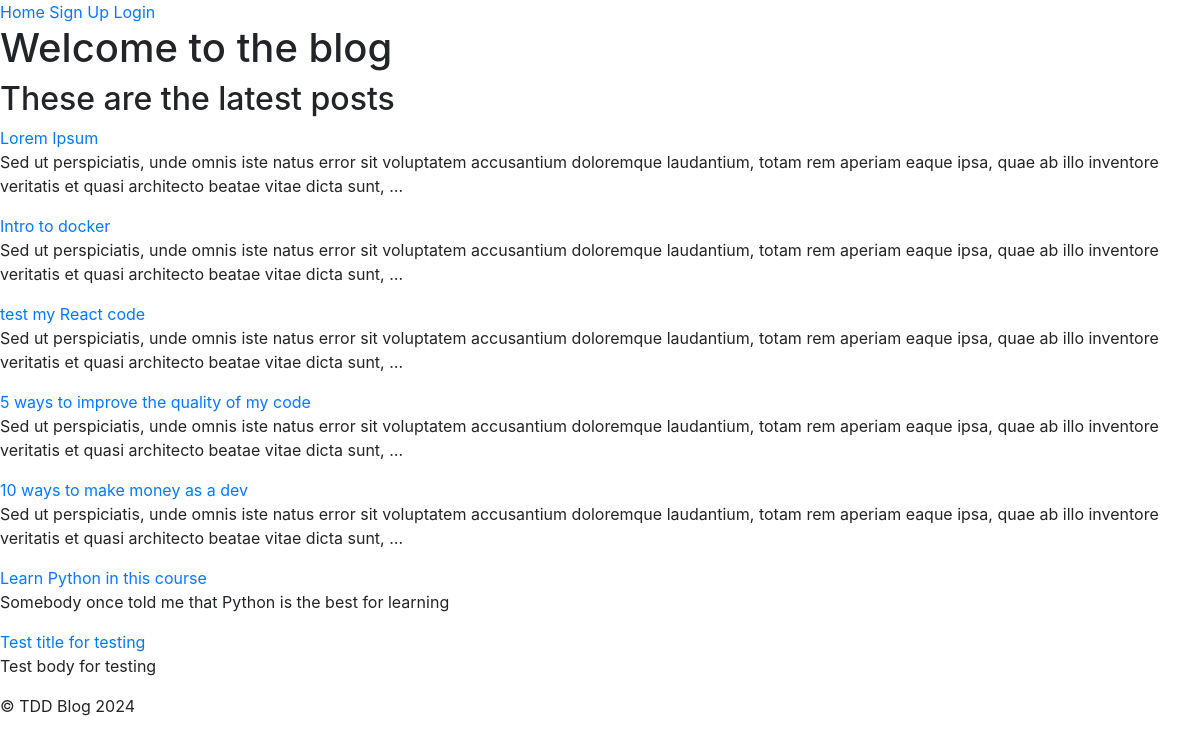
The page / on the database its author committed.
### posts/models.py (models this page shows, shortened)
class Post(models.Model):
    title = models.CharField(max_length=50)
    body = models.TextField()
    created_at = models.DateTimeField(auto_now_add=True)
    modified_at = models.DateTimeField(auto_now=True)
    author = models.ForeignKey(User, on_delete=models.CASCADE)
    def get_absolute_url(self):
        return reverse('detail', kwargs={'id': self.id})

### posts/views.py (the view)
# urls.py: path("", views.index, name="homepage"),
def index(request):
    posts = Post.objects.all()
    return render(request, "posts/index.html", {"posts": posts})

### templates/posts/index.html
{% extends 'base.html' %}
{% block content %}
    <h1>Welcome to the blog</h1>
    <h2>These are the latest posts</h2>
    {% for post in posts %}
        <div class="post">
            <a href="{{post.get_absolute_url}}">{{post.title}}</a>
            <p>{{post.body|truncatewords:30}}</p>
        </div>
    {% endfor %}
{% endblock content %}

### rows shown on the page
Post: title "Lorem Ipsum", body "Sed ut perspiciatis, unde omnis iste natus error sit voluptatem accusantium doloremque laudantium, totam rem aperiam eaque ipsa, quae ab illo inventore veritatis et quasi architecto beatae vitae dicta sunt, …"
Post: title "Intro to docker", body "Sed ut perspiciatis, unde omnis iste natus error sit voluptatem accusantium doloremque laudantium, totam rem aperiam eaque ipsa, quae ab illo inventore veritatis et quasi architecto beatae vitae dicta sunt, …"
Post: title "test my React code", body "Sed ut perspiciatis, unde omnis iste natus error sit voluptatem accusantium doloremque laudantium, totam rem aperiam eaque ipsa, quae ab illo inventore veritatis et quasi architecto beatae vitae dicta sunt, …"
Post: title "5 ways to improve the quality of my code", body "Sed ut perspiciatis, unde omnis iste natus error sit voluptatem accusantium doloremque laudantium, totam rem aperiam eaque ipsa, quae ab illo inventore veritatis et quasi architecto beatae vitae dicta sunt, …"
Post: title "10 ways to make money as a dev", body "Sed ut perspiciatis, unde omnis iste natus error sit voluptatem accusantium doloremque laudantium, totam rem aperiam eaque ipsa, quae ab illo inventore veritatis et quasi architecto beatae vitae dicta sunt, …"
Post: title "Learn Python in this course", body "Somebody once told me that Python is the best for learning"
Post: title "Test title for testing", body "Test body for testing"
